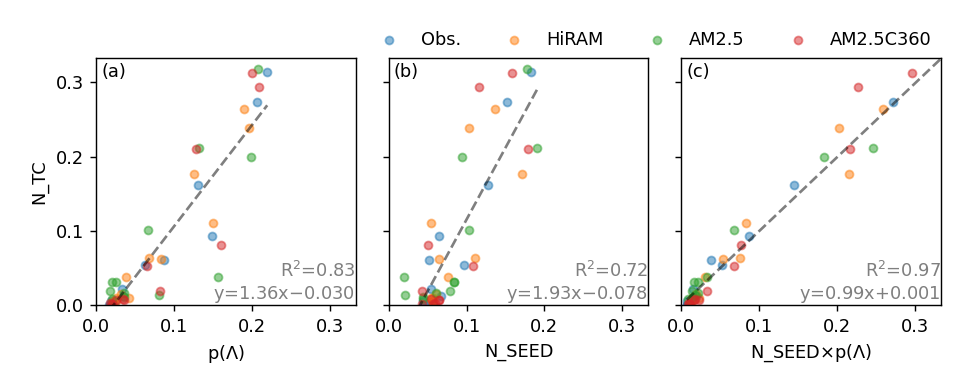

This chart was generated by the following Python code:
#!/usr/bin/env python
# Wenchang Yang (wenchang@princeton.edu)
# Thu Jun  4 11:50:59 EDT 2020
if __name__ == '__main__':
    from misc.timer import Timer
    tt = Timer(f'start {__file__}')
import sys, os.path, os, glob
import xarray as xr, numpy as np, pandas as pd
import matplotlib.pyplot as plt
#more imports
import xaddon
from wyshared import scatterplot
#
if __name__ == '__main__':
    tt.check('end import')
#
#start from here
basin = 'NA'
years = slice('1980', '2018')
dfile = __file__.replace('.py', f'.{basin}.nc')
if os.path.exists(dfile):
    ds = xr.open_dataset(dfile)
    print('[loaded]:', dfile)
else:
    from ERA5.fig_scatter_ntc_vs_all import get_scatter_data as get_scatter_data_era5
    from IBTrACS.data_ntc_cycle import get_cycle as cycle_ntc
    from amipHadISST.fig_scatter_ntc_vs_all import get_scatter_data as get_scatter_data_hiram
    from AM2p5.fig_scatter_ntc_vs_all import get_scatter_data as get_scatter_data_floram
    from AM2p5C360.fig_scatter_ntc_vs_all import get_scatter_data as get_scatter_data_floramplus
    ds_obs = get_scatter_data_era5(basin=basin, years=years)
    ds_obs['ntc_era5'] = ds_obs['ntc']
    ds_obs['ntc'] = cycle_ntc(basin=basin, years=years)['mclim']
    ds_hiram = get_scatter_data_hiram(basin=basin, years=years)
    ds_floram = get_scatter_data_floram(basin=basin, years=years)
    ds_floramplus = get_scatter_data_floramplus(basin=basin, years=years)
    # normalize by annual total value
    func_norm = lambda x: x/x.sum('month')
    ds_obs = ds_obs.pipe(func_norm)
    ds_hiram = ds_hiram.pipe(func_norm)
    ds_floram = ds_floram.pipe(func_norm)
    ds_floramplus = ds_floramplus.pipe(func_norm)
    # concatenate data
    ds = xr.concat([ds_obs.drop('ntc_era5'), ds_hiram, ds_floram, ds_floramplus], dim=pd.Index(['Obs.', 'HiRAM', 'AM2.5', 'AM2.5C360'], name='model'))
    ds.to_netcdf(dfile)
    print('[saved]:', dfile)
models = ds.model.values
ds = ds.stack(s=['model', 'month'])
    
 
if __name__ == '__main__':
    from wyconfig import * #my plot settings
    plt.rcParams['figure.constrained_layout.use'] = False
    plt.close()
    #fig, axes = plt.subplots(4, 3, sharey=True, sharex='col', figsize=(7.5,6.5))
    fig, axes = plt.subplots(1, 3, sharey=True, sharex=True, figsize=(7.5,3))
    suptitle = None #'Obs. (IBTrACS TC)'
    #figname = __file__.replace('.py', f'_{tt.today()}.png')

    ax = axes[0]
    #scatterplot(ax=ax, xlabel='ERA5 p($\Lambda$)', ylabel='IBTrACS N_TC', x='p', y='ntc', data=ds)
    #scatterplot(ax=ax, xlabel=None, ylabel='N_TC', x='p', y='ntc', data=ds, title='Obs.', tag='(a)')
    scatterplot(ax=ax, xlabel='p($\Lambda$)', ylabel='N_TC', x='p', y='ntc', data=ds, title=None, tag='(a)', label=None, color='.99')
    for model in models:
        scatterplot(ax=ax, x='p', y='ntc', data=ds.sel(model=model), rg_on=False, label=model)

    ax = axes[1]
    #scatterplot(ax=ax, xlabel='N_SEED', x='nseed', y='ntc', data=ds)
    scatterplot(ax=ax, xlabel='N_SEED', x='nseed', y='ntc', data=ds, tag='(b)', color='.99', label=None)
    for model in models:
        scatterplot(ax=ax, x='nseed', y='ntc', data=ds.sel(model=model), rg_on=False, label=model)

    ax = axes[2]
    #scatterplot(ax=ax, xlabel='N_SEED$\\times$p($\Lambda$)', x='nseedxp', y='ntc', data=ds)
    scatterplot(ax=ax, xlabel='N_SEED$\\times$p($\Lambda$)', x='nseedxp', y='ntc', data=ds, tag='(c)', color='.99', label=None)
    for model in models:
        scatterplot(ax=ax, x='nseedxp', y='ntc', data=ds.sel(model=model), rg_on=False, label=model)
    key = 'ntc'
    ymax = ds[key].max().item()
    f = 1.05 #scale factor
    ax.set_ylim(0, ymax*f)
    ax.set_xlim(0, ymax*f)

    plt.tight_layout(rect=[0,0,1,0.9])
    axes[2].legend(bbox_to_anchor=(1, 1), loc='lower right', frameon=False, ncol=4, borderpad=0)

    if suptitle is not None:
        fig.suptitle(suptitle)

    if len(sys.argv)>1 and sys.argv[1]=='savefig':
        figname = __file__.replace('.py', '.png')
        wysavefig(figname)

    tt.check(f'**Done**')
    plt.show()
    plt.rcParams['figure.constrained_layout.use'] = True
    
